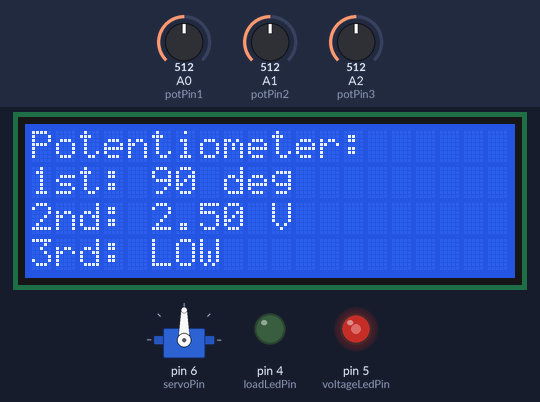
The sketch below on a simulated Arduino Uno, built with avr-gcc and run on an emulated ATmega328P. Parts: 20×4 character LCD, servo, output pins drawn as LEDs (lit = HIGH). The inputs (shaded band) are chosen by the test bench; at power-on: A2 (potPin3) = 512, A0 (potPin1) = 512, A1 (potPin2) = 512.

Above: at 1.2 s.
1.3 s: A2 (potPin3) set to 527
At 1.7 s:
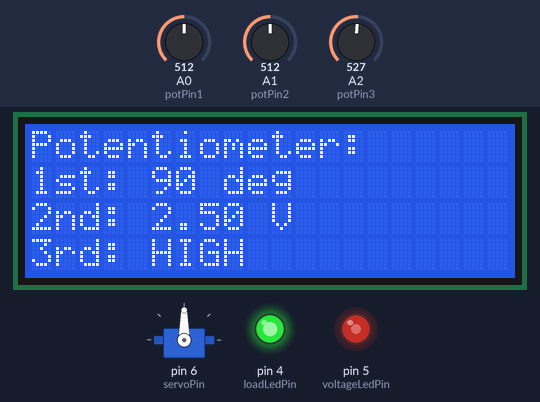
2.8 s: A0 (potPin1) set to 63
At 4.0 s:
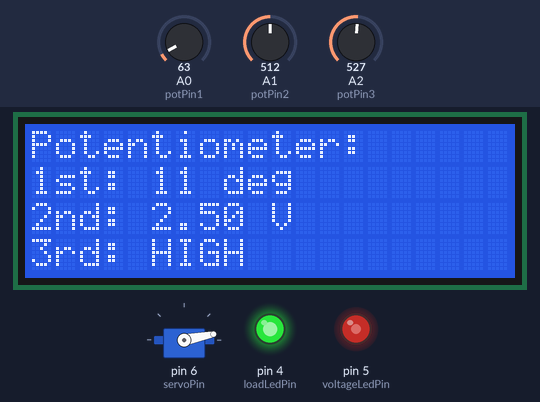
4.3 s: A0 (potPin1) set to 50
At 5.2 s:
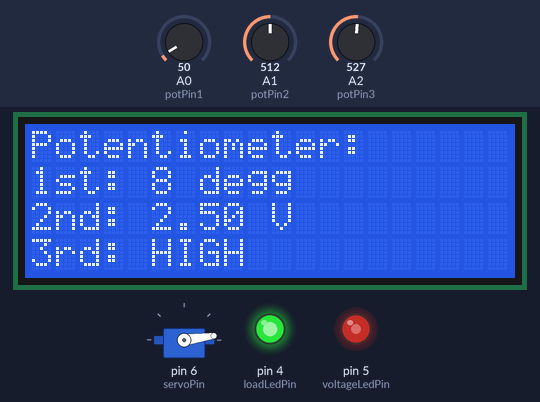
5.8 s: A2 (potPin3) set to 511
At 6.2 s:
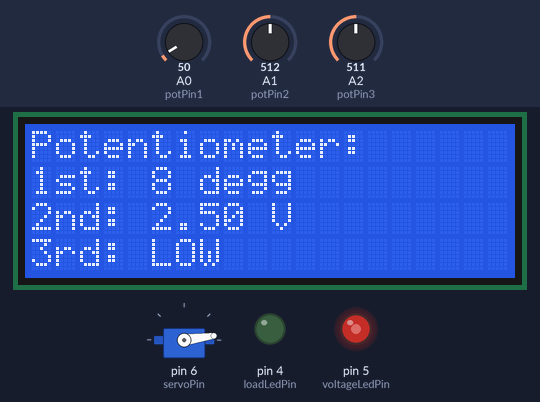
7.3 s: A1 (potPin2) set to 716
At 8.5 s:
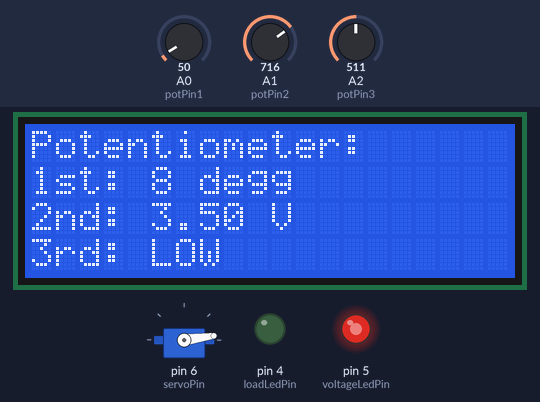
8.8 s: A1 (potPin2) set to 900
At 9.8 s:
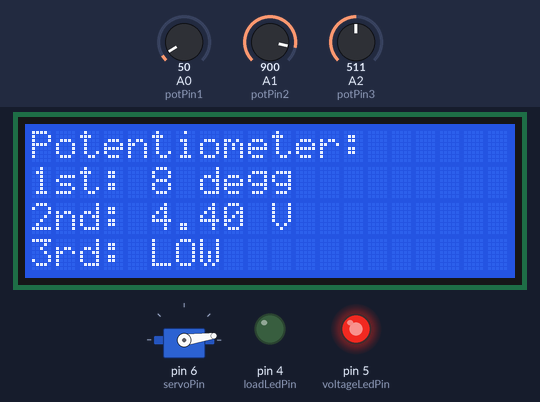
Timing chart, 0 to 11.3 s (numbered marks = the images above; inputs shaded):
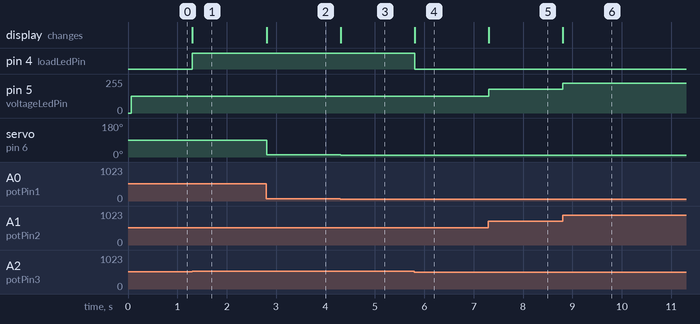

Measured:
- the behaviour switches between 512 and 513 on A2 (potPin3) (found by bisection; images 0 and 1)
- the behaviour switches between 57 and 56 on A0 (potPin1) (found by bisection; images 2 and 3)
- after the input at 1.3 s, pin 4 (loadLedPin): LOW → HIGH at once; the display: changes at once (image 1)
- after the input at 2.8 s, servo on pin 6 (servoPin): 90° → 11° at once; the display: changes at once (image 2)
- after the input at 4.3 s, servo on pin 6 (servoPin): 11° → 8° at once; the display: changes at once (image 3)
- after the input at 5.8 s, pin 4 (loadLedPin): HIGH → LOW at once; the display: changes at once (image 4)
- after the input at 7.3 s, pin 5 (voltageLedPin): 127/255 → 178/255 at once; the display: changes at once (image 5)
- after the input at 8.8 s, pin 5 (voltageLedPin): 178/255 → 224/255 at once; the display: changes at once (image 6)

The sketch:

lcd2004.ino
```cpp
#include <LiquidCrystal.h>
#include <Servo.h>

const int rs = 12, en = 11, d4 = 10, d5 = 9, d6 = 8, d7 = 7;
const int servoPin = 6;
const int voltageLedPin = 5;  // LED for voltage control
const int loadLedPin = 4;     // LED for load control

Servo myServo;
LiquidCrystal lcd(rs, en, d4, d5, d6, d7);
int potPin1 = A0;
int potPin2 = A1;
int potPin3 = A2;

void setup() {
  lcd.begin(20, 4);
  lcd.print("Potentiometer:");
  myServo.attach(servoPin);
  pinMode(voltageLedPin, OUTPUT);  // Set the voltage LED pin as output
  pinMode(loadLedPin, OUTPUT);     // Set the load LED pin as output
  Serial.begin(9600);
}

void loop() {
  // Reading the first potentiometer for servo control
  int servoValue = analogRead(potPin1);
  int angle = map(servoValue, 0, 1023, 0, 180);
  myServo.write(angle);

  // Display angle on LCD
  lcd.setCursor(0, 1);
  lcd.print("1st: ");
  lcd.print(angle);
  lcd.print(" deg");

  // Reading the second potentiometer for voltage control of LED brightness
  int sensorValue2 = analogRead(potPin2);
  float voltage = sensorValue2 * (5.0 / 1023.0);

  // Control LED brightness based on the second potentiometer voltage
  int ledBrightness = map(sensorValue2, 0, 1023, 0, 255);
  analogWrite(voltageLedPin, ledBrightness);

  // Display voltage on LCD
  lcd.setCursor(0, 2);
  lcd.print("2nd: ");
  lcd.print(voltage);
  lcd.print(" V");

  // Reading the third potentiometer for load status
  int sensorValue3 = analogRead(potPin3);
  String loadStatus = (sensorValue3 > 512) ? "HIGH" : "LOW ";

  // Control the load LED based on the load status
  if (loadStatus == "HIGH") {
    digitalWrite(loadLedPin, HIGH);  // Turn on the load LED
  } else {
    digitalWrite(loadLedPin, LOW);   // Turn off the load LED
  }

  // Display load status on LCD
  lcd.setCursor(0, 3);
  lcd.print("3rd: ");
  lcd.print(loadStatus);
}
```
